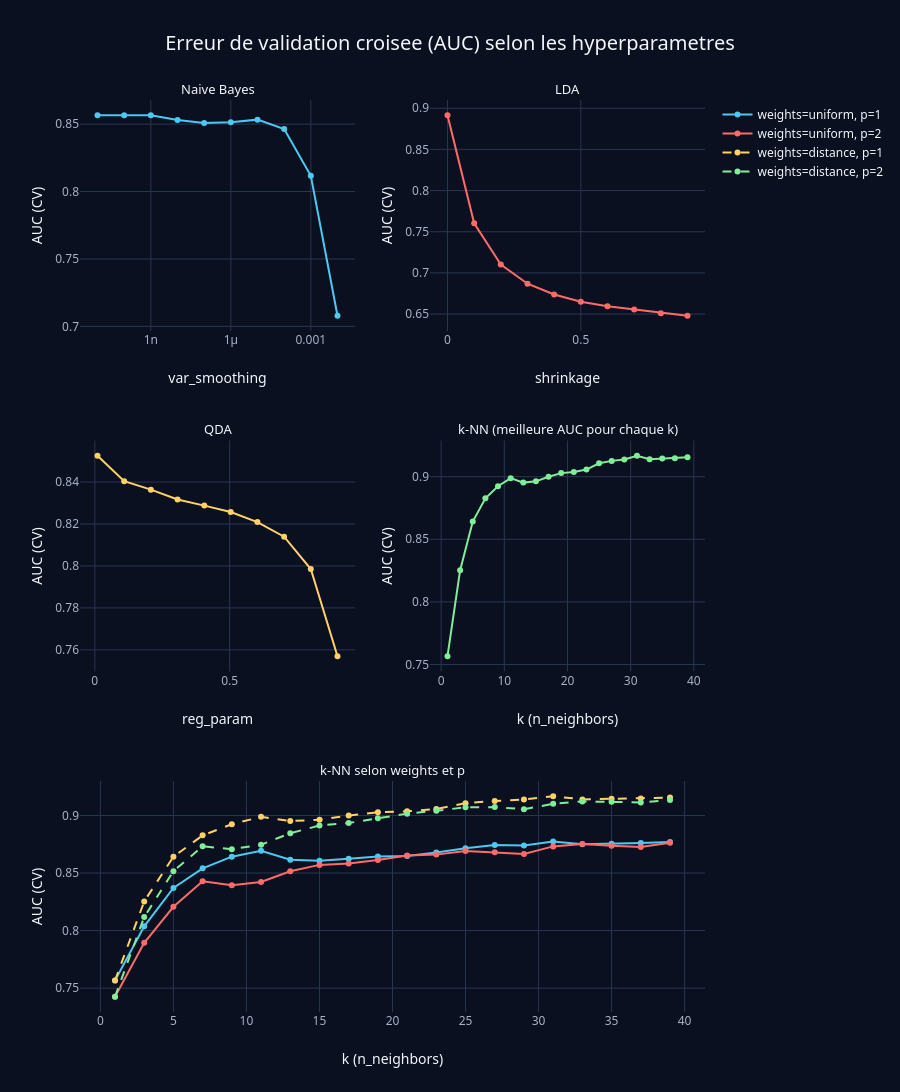

Notebook cell for this chart:
### Markdown cell above
**Visualiser l'erreur selon les hyperparamètres.** Pour chaque modèle, on trace d'abord l'**AUC de validation croisée**
en fonction de son hyperparamètre principal. Pour le **k-NN**, la première courbe affiche, pour chaque valeur de $k$,
la **meilleure AUC obtenue** parmi les autres choix possibles (`weights` et `p`) : c'est donc une **enveloppe**
des meilleures performances à $k$ fixé, et non la courbe d'une combinaison unique d'hyperparamètres.

Le deuxième graphe, placé en dessous, désagrège précisément le cas du **k-NN** : il montre l'AUC en fonction de $k$
pour **chaque combinaison** de `weights` et de `p`. On peut ainsi voir si la conclusion "le bon $k$ est grand ou
petit" est robuste, ou si elle dépend fortement de la métrique de distance et du mode de vote.

On y lit le compromis **biais-variance** : pour le k-NN, un $k$ trop petit sur-apprend (frontière trop découpée)
et un $k$ trop grand sous-apprend ; pour la régularisation (LDA/QDA), trop de régularisation lisse à l'excès. Le
pic de la courbe donne la valeur retenue par la validation croisée.

### Code cell
# AUC de validation croisee en fonction de l'hyperparametre principal de chaque modele
axe_hp = {
    "Naive Bayes": ("param_var_smoothing", "var_smoothing", True),
    "LDA": ("param_shrinkage", "shrinkage", False),
    "QDA": ("param_reg_param", "reg_param", False),
    "k-NN": ("param_knn__n_neighbors", "k (n_neighbors)", False),
}

fig = make_subplots(
    rows=3, cols=2,
    subplot_titles=[
        "Naive Bayes", "LDA",
        "QDA", "k-NN (meilleure AUC pour chaque k)",
        "k-NN selon weights et p", "",
    ],
    vertical_spacing=0.12, horizontal_spacing=0.12,
    specs=[[{}, {}], [{}, {}], [{"colspan": 2}, None]],
)

for i, (nom, (col, titre, logx)) in enumerate(axe_hp.items()):
    res = pd.DataFrame(recherches[nom].cv_results_)
    courbe = res.groupby(col)["mean_test_score"].max().reset_index()
    courbe[col] = courbe[col].astype(float)
    courbe = courbe.sort_values(col)
    r, c = i // 2 + 1, i % 2 + 1
    fig.add_trace(
        go.Scatter(
            x=courbe[col], y=courbe["mean_test_score"], mode="lines+markers",
            line=dict(color=COLORWAY[i % len(COLORWAY)], width=2), showlegend=False,
        ),
        row=r, col=c,
    )
    fig.update_xaxes(title_text=titre, type="log" if logx else "linear", row=r, col=c)
    fig.update_yaxes(title_text="AUC (CV)", row=r, col=c)

res_knn = pd.DataFrame(recherches["k-NN"].cv_results_).copy()
res_knn["param_knn__n_neighbors"] = res_knn["param_knn__n_neighbors"].astype(int)

knn_styles = [
    ("uniform", 1, dict(color=COLORWAY[0], dash="solid")),
    ("uniform", 2, dict(color=COLORWAY[1], dash="solid")),
    ("distance", 1, dict(color=COLORWAY[2], dash="dash")),
    ("distance", 2, dict(color=COLORWAY[3], dash="dash")),
]

for weights, p_value, style in knn_styles:
    courbe = res_knn[
        (res_knn["param_knn__weights"] == weights)
        & (res_knn["param_knn__p"] == p_value)
    ][["param_knn__n_neighbors", "mean_test_score"]].sort_values("param_knn__n_neighbors")
    fig.add_trace(
        go.Scatter(
            x=courbe["param_knn__n_neighbors"],
            y=courbe["mean_test_score"],
            mode="lines+markers",
            name=f"weights={weights}, p={p_value}",
            line=dict(width=2, **style),
        ),
        row=3, col=1,
    )

fig.update_xaxes(title_text="k (n_neighbors)", row=3, col=1)
fig.update_yaxes(title_text="AUC (CV)", row=3, col=1)
fig.update_layout(title="Erreur de validation croisee (AUC) selon les hyperparametres")
fig.update_annotations(font=dict(size=13))
apply_dark_theme(fig, height=1180)
fig.show()

### Figure 1 — Plotly figure (JSON) as saved in the notebook; plotly's stock layout.template omitted (floating-point values rounded to 4 significant figures)
{"data": [{"line": {"color": "#4cc9f0", "width": 2}, "mode": "lines+markers", "showlegend": false, "type": "scatter", "x": [1e-11, 1e-10, 1e-09, 1e-08, 1e-07, 1e-06, 1e-05, 0.0001, 0.001, 0.01], "xaxis": "x", "y": [0.8565, 0.8565, 0.8565, 0.853, 0.8507, 0.8514, 0.8533, 0.8463, 0.8117, 0.7079], "yaxis": "y"}, {"line": {"color": "#ff6b6b", "width": 2}, "mode": "lines+markers", "showlegend": false, "type": "scatter", "x": [0.0, 0.1, 0.2, 0.3, 0.4, 0.5, 0.6, 0.7, 0.8, 0.9], "xaxis": "x2", "y": [0.8914, 0.7602, 0.7103, 0.6868, 0.6737, 0.6649, 0.6594, 0.6555, 0.6511, 0.648], "yaxis": "y2"}, {"line": {"color": "#ffd166", "width": 2}, "mode": "lines+markers", "showlegend": false, "type": "scatter", "x": [0.01, 0.109, 0.208, 0.307, 0.406, 0.504, 0.603, 0.702, 0.801, 0.9], "xaxis": "x3", "y": [0.8525, 0.8404, 0.8364, 0.8317, 0.8288, 0.8257, 0.8209, 0.8139, 0.7985, 0.757], "yaxis": "y3"}, {"line": {"color": "#80ed99", "width": 2}, "mode": "lines+markers", "showlegend": false, "type": "scatter", "x": [1.0, 3.0, 5.0, 7.0, 9.0, 11.0, 13.0, 15.0, 17.0, 19.0, 21.0, 23.0, 25.0, 27.0, 29.0, 31.0, 33.0, 35.0, 37.0, 39.0], "xaxis": "x4", "y": [0.7566, 0.8253, 0.8642, 0.8827, 0.8924, 0.8988, 0.8953, 0.8963, 0.9, 0.9029, 0.9037, 0.9057, 0.9107, 0.9126, 0.9138, 0.9167, 0.914, 0.9146, 0.9147, 0.9155], "yaxis": "y4"}, {"line": {"color": "#4cc9f0", "dash": "solid", "width": 2}, "mode": "lines+markers", "name": "weights=uniform, p=1", "type": "scatter", "x": [1, 3, 5, 7, 9, 11, 13, 15, 17, 19, 21, 23, 25, 27, 29, 31, 33, 35, 37, 39], "xaxis": "x5", "y": [0.7566, 0.8037, 0.837, 0.854, 0.8642, 0.8693, 0.8616, 0.8608, 0.8625, 0.8644, 0.8648, 0.8677, 0.8716, 0.8743, 0.8739, 0.8775, 0.875, 0.8754, 0.8761, 0.877], "yaxis": "y5"}, {"line": {"color": "#ff6b6b", "dash": "solid", "width": 2}, "mode": "lines+markers", "name": "weights=uniform, p=2", "type": "scatter", "x": [1, 3, 5, 7, 9, 11, 13, 15, 17, 19, 21, 23, 25, 27, 29, 31, 33, 35, 37, 39], "xaxis": "x5", "y": [0.7425, 0.7893, 0.8207, 0.8429, 0.8395, 0.8423, 0.8515, 0.8571, 0.8582, 0.8613, 0.8652, 0.866, 0.8692, 0.8681, 0.8666, 0.8731, 0.8752, 0.8737, 0.8725, 0.8764], "yaxis": "y5"}, {"line": {"color": "#ffd166", "dash": "dash", "width": 2}, "mode": "lines+markers", "name": "weights=distance, p=1", "type": "scatter", "x": [1, 3, 5, 7, 9, 11, 13, 15, 17, 19, 21, 23, 25, 27, 29, 31, 33, 35, 37, 39], "xaxis": "x5", "y": [0.7566, 0.8253, 0.8642, 0.8827, 0.8924, 0.8988, 0.8953, 0.8963, 0.9, 0.9029, 0.9037, 0.9057, 0.9107, 0.9126, 0.9138, 0.9167, 0.914, 0.9146, 0.9147, 0.9155], "yaxis": "y5"}, {"line": {"color": "#80ed99", "dash": "dash", "width": 2}, "mode": "lines+markers", "name": "weights=distance, p=2", "type": "scatter", "x": [1, 3, 5, 7, 9, 11, 13, 15, 17, 19, 21, 23, 25, 27, 29, 31, 33, 35, 37, 39], "xaxis": "x5", "y": [0.7425, 0.8118, 0.8516, 0.8732, 0.8707, 0.8746, 0.8846, 0.8913, 0.8935, 0.8976, 0.9016, 0.9041, 0.9071, 0.9073, 0.9055, 0.9101, 0.9122, 0.9118, 0.9113, 0.9135], "yaxis": "y5"}], "layout": {"annotations": [{"font": {"size": 13}, "showarrow": false, "text": "Naive Bayes", "x": 0.22, "xanchor": "center", "xref": "paper", "y": 1.0, "yanchor": "bottom", "yref": "paper"}, {"font": {"size": 13}, "showarrow": false, "text": "LDA", "x": 0.78, "xanchor": "center", "xref": "paper", "y": 1.0, "yanchor": "bottom", "yref": "paper"}, {"font": {"size": 13}, "showarrow": false, "text": "QDA", "x": 0.22, "xanchor": "center", "xref": "paper", "y": 0.6267, "yanchor": "bottom", "yref": "paper"}, {"font": {"size": 13}, "showarrow": false, "text": "k-NN (meilleure AUC pour chaque k)", "x": 0.78, "xanchor": "center", "xref": "paper", "y": 0.6267, "yanchor": "bottom", "yref": "paper"}, {"font": {"size": 13}, "showarrow": false, "text": "k-NN selon weights et p", "x": 0.5, "xanchor": "center", "xref": "paper", "y": 0.2533, "yanchor": "bottom", "yref": "paper"}], "height": 1180, "title": {"text": "Erreur de validation croisee (AUC) selon les hyperparametres"}, "xaxis": {"anchor": "y", "domain": [0.0, 0.44], "title": {"text": "var_smoothing"}, "type": "log"}, "xaxis2": {"anchor": "y2", "domain": [0.56, 1.0], "title": {"text": "shrinkage"}, "type": "linear"}, "xaxis3": {"anchor": "y3", "domain": [0.0, 0.44], "title": {"text": "reg_param"}, "type": "linear"}, "xaxis4": {"anchor": "y4", "domain": [0.56, 1.0], "title": {"text": "k (n_neighbors)"}, "type": "linear"}, "xaxis5": {"anchor": "y5", "domain": [0.0, 1.0], "title": {"text": "k (n_neighbors)"}}, "yaxis": {"anchor": "x", "domain": [0.7467, 1.0], "title": {"text": "AUC (CV)"}}, "yaxis2": {"anchor": "x2", "domain": [0.7467, 1.0], "title": {"text": "AUC (CV)"}}, "yaxis3": {"anchor": "x3", "domain": [0.3733, 0.6267], "title": {"text": "AUC (CV)"}}, "yaxis4": {"anchor": "x4", "domain": [0.3733, 0.6267], "title": {"text": "AUC (CV)"}}, "yaxis5": {"anchor": "x5", "domain": [0.0, 0.2533], "title": {"text": "AUC (CV)"}}}}
